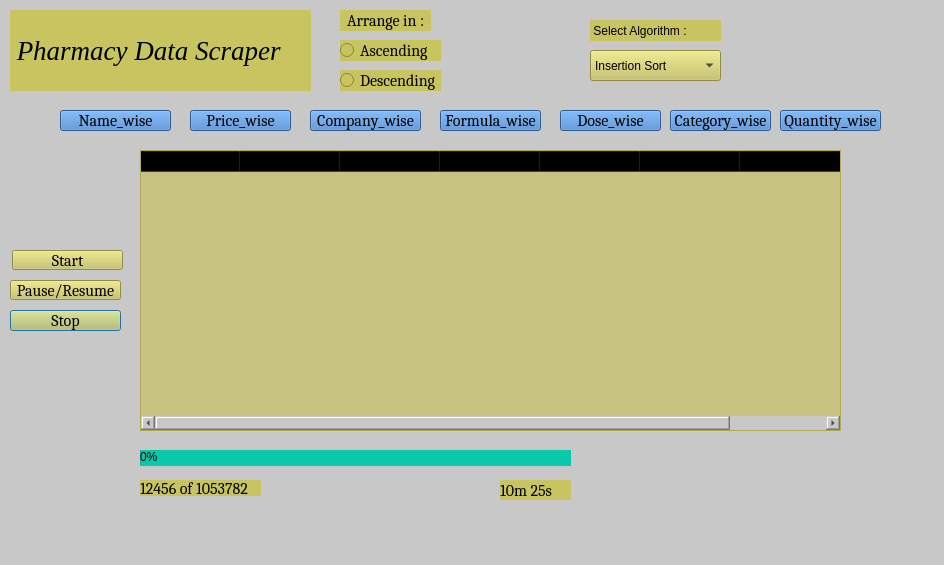
<?xml version="1.0" encoding="UTF-8"?>
<ui version="4.0">
 <class>Dialog</class>
 <widget class="QDialog" name="Dialog">
  <property name="geometry">
   <rect>
    <x>0</x>
    <y>0</y>
    <width>944</width>
    <height>565</height>
   </rect>
  </property>
  <property name="windowTitle">
   <string>Dialog</string>
  </property>
  <property name="styleSheet">
   <string notr="true">background-color:rgb(200, 200, 200)</string>
  </property>
  <widget class="QProgressBar" name="progressBar">
   <property name="geometry">
    <rect>
     <x>140</x>
     <y>450</y>
     <width>431</width>
     <height>16</height>
    </rect>
   </property>
   <property name="styleSheet">
    <string notr="true">background-color: rgb(9, 200, 171);
border-top-color: rgb(85, 170, 255);
</string>
   </property>
   <property name="value">
    <number>0</number>
   </property>
   <property name="invertedAppearance">
    <bool>false</bool>
   </property>
  </widget>
  <widget class="QTableWidget" name="datatable">
   <property name="geometry">
    <rect>
     <x>140</x>
     <y>150</y>
     <width>701</width>
     <height>281</height>
    </rect>
   </property>
   <property name="styleSheet">
    <string notr="true">background-color: rgba(200, 191, 58,0.5);</string>
   </property>
   <property name="lineWidth">
    <number>1</number>
   </property>
   <property name="autoScrollMargin">
    <number>16</number>
   </property>
   <property name="showGrid">
    <bool>true</bool>
   </property>
   <property name="rowCount">
    <number>0</number>
   </property>
   <property name="columnCount">
    <number>7</number>
   </property>
   <column>
    <property name="text">
     <string>Name</string>
    </property>
   </column>
   <column>
    <property name="text">
     <string>Price in IND ₹</string>
    </property>
   </column>
   <column>
    <property name="text">
     <string>Company Name</string>
    </property>
   </column>
   <column>
    <property name="text">
     <string>Formula</string>
    </property>
   </column>
   <column>
    <property name="text">
     <string>Dose Size</string>
    </property>
   </column>
   <column>
    <property name="text">
     <string>Category</string>
    </property>
   </column>
   <column>
    <property name="text">
     <string>Quantity</string>
    </property>
   </column>
  </widget>
  <widget class="QRadioButton" name="ascending">
   <property name="geometry">
    <rect>
     <x>340</x>
     <y>40</y>
     <width>101</width>
     <height>21</height>
    </rect>
   </property>
   <property name="font">
    <font>
     <family>Cambria</family>
     <pointsize>12</pointsize>
     <weight>9</weight>
     <italic>false</italic>
     <bold>false</bold>
    </font>
   </property>
   <property name="styleSheet">
    <string notr="true">background-color: rgb(200, 196, 95);
font: 75 12pt &quot;Cambria&quot;;
</string>
   </property>
   <property name="text">
    <string>Ascending</string>
   </property>
  </widget>
  <widget class="QRadioButton" name="descending">
   <property name="geometry">
    <rect>
     <x>340</x>
     <y>70</y>
     <width>101</width>
     <height>21</height>
    </rect>
   </property>
   <property name="font">
    <font>
     <family>Cambria</family>
     <pointsize>12</pointsize>
     <weight>9</weight>
     <italic>false</italic>
     <bold>false</bold>
    </font>
   </property>
   <property name="styleSheet">
    <string notr="true">background-color: rgb(200, 196, 95);
font: 75 12pt &quot;Cambria&quot;;</string>
   </property>
   <property name="text">
    <string>Descending</string>
   </property>
  </widget>
  <widget class="QLabel" name="label">
   <property name="geometry">
    <rect>
     <x>340</x>
     <y>10</y>
     <width>91</width>
     <height>21</height>
    </rect>
   </property>
   <property name="font">
    <font>
     <family>Cambria</family>
     <pointsize>12</pointsize>
     <weight>9</weight>
     <italic>false</italic>
     <bold>false</bold>
    </font>
   </property>
   <property name="styleSheet">
    <string notr="true">background-color: rgb(200, 196, 95);
font: 75 12pt &quot;Cambria&quot;;</string>
   </property>
   <property name="text">
    <string>  Arrange in :</string>
   </property>
  </widget>
  <widget class="QFrame" name="frame">
   <property name="geometry">
    <rect>
     <x>10</x>
     <y>230</y>
     <width>120</width>
     <height>141</height>
    </rect>
   </property>
   <property name="autoFillBackground">
    <bool>false</bool>
   </property>
   <property name="styleSheet">
    <string notr="true">background-color: rgba(255, 255, 255, 0);</string>
   </property>
   <property name="frameShape">
    <enum>QFrame::StyledPanel</enum>
   </property>
   <property name="frameShadow">
    <enum>QFrame::Raised</enum>
   </property>
   <widget class="QPushButton" name="stop">
    <property name="geometry">
     <rect>
      <x>0</x>
      <y>80</y>
      <width>111</width>
      <height>21</height>
     </rect>
    </property>
    <property name="font">
     <font>
      <family>Cambria</family>
      <pointsize>12</pointsize>
      <weight>9</weight>
      <italic>false</italic>
      <bold>false</bold>
     </font>
    </property>
    <property name="autoFillBackground">
     <bool>false</bool>
    </property>
    <property name="styleSheet">
     <string notr="true">background-color: rgb(200, 196, 95);
font: 75 12pt &quot;Cambria&quot;;</string>
    </property>
    <property name="text">
     <string>Stop</string>
    </property>
   </widget>
   <widget class="QPushButton" name="pause">
    <property name="geometry">
     <rect>
      <x>0</x>
      <y>50</y>
      <width>111</width>
      <height>20</height>
     </rect>
    </property>
    <property name="font">
     <font>
      <family>Cambria</family>
      <pointsize>12</pointsize>
      <weight>9</weight>
      <italic>false</italic>
      <bold>false</bold>
     </font>
    </property>
    <property name="styleSheet">
     <string notr="true">background-color: rgb(200, 196, 95);
font: 75 12pt &quot;Cambria&quot;;</string>
    </property>
    <property name="text">
     <string>Pause/Resume</string>
    </property>
   </widget>
   <widget class="QPushButton" name="start">
    <property name="geometry">
     <rect>
      <x>2</x>
      <y>20</y>
      <width>111</width>
      <height>20</height>
     </rect>
    </property>
    <property name="font">
     <font>
      <family>Cambria</family>
      <pointsize>12</pointsize>
      <weight>9</weight>
      <italic>false</italic>
      <bold>false</bold>
     </font>
    </property>
    <property name="styleSheet">
     <string notr="true">background-color: rgb(200, 196, 95);
font: 75 12pt &quot;Cambria&quot;;</string>
    </property>
    <property name="text">
     <string>Start</string>
    </property>
   </widget>
  </widget>
  <widget class="QLabel" name="data_amount">
   <property name="geometry">
    <rect>
     <x>140</x>
     <y>480</y>
     <width>121</width>
     <height>16</height>
    </rect>
   </property>
   <property name="font">
    <font>
     <family>Cambria</family>
     <pointsize>12</pointsize>
     <weight>9</weight>
     <italic>false</italic>
     <bold>false</bold>
    </font>
   </property>
   <property name="styleSheet">
    <string notr="true">font: 75 12pt &quot;Cambria&quot;;
background-color: rgb(200, 196, 95);
</string>
   </property>
   <property name="text">
    <string>12456 of 1053782</string>
   </property>
  </widget>
  <widget class="QLabel" name="data_time">
   <property name="geometry">
    <rect>
     <x>500</x>
     <y>480</y>
     <width>71</width>
     <height>20</height>
    </rect>
   </property>
   <property name="font">
    <font>
     <family>Cambria</family>
     <pointsize>12</pointsize>
     <weight>9</weight>
     <italic>false</italic>
     <bold>false</bold>
    </font>
   </property>
   <property name="styleSheet">
    <string notr="true">font: 75 12pt &quot;Cambria&quot;;
background-color: rgb(200, 196, 95);

</string>
   </property>
   <property name="text">
    <string>10m 25s</string>
   </property>
  </widget>
  <widget class="QLabel" name="label_5">
   <property name="geometry">
    <rect>
     <x>0</x>
     <y>0</y>
     <width>951</width>
     <height>571</height>
    </rect>
   </property>
   <property name="styleSheet">
    <string notr="true">background-image: url(:/newPics/Downloads/pexels-rovenimagescom-949587.jpg);</string>
   </property>
   <property name="text">
    <string/>
   </property>
   <property name="pixmap">
    <pixmap resource="pics.qrc">:/newPics/Downloads/pexels-rovenimagescom-949587.jpg</pixmap>
   </property>
   <property name="scaledContents">
    <bool>true</bool>
   </property>
  </widget>
  <widget class="QLabel" name="label_4">
   <property name="geometry">
    <rect>
     <x>10</x>
     <y>10</y>
     <width>301</width>
     <height>81</height>
    </rect>
   </property>
   <property name="font">
    <font>
     <family>Times New Roman</family>
     <pointsize>20</pointsize>
     <weight>9</weight>
     <italic>true</italic>
     <bold>false</bold>
    </font>
   </property>
   <property name="styleSheet">
    <string notr="true">background-color: rgb(200, 196, 95);
background-image: url(:/newPics/Pictures/new_background.jpeg);
font: 75 italic 20pt &quot;Times New Roman&quot;;
</string>
   </property>
   <property name="text">
    <string> Pharmacy Data Scraper</string>
   </property>
  </widget>
  <widget class="QComboBox" name="select_algorithm">
   <property name="geometry">
    <rect>
     <x>590</x>
     <y>50</y>
     <width>131</width>
     <height>31</height>
    </rect>
   </property>
   <property name="styleSheet">
    <string notr="true">background-color: rgb(200, 196, 95);
font: 75 12pt &quot;Cambria&quot;;</string>
   </property>
   <item>
    <property name="text">
     <string>Insertion Sort</string>
    </property>
   </item>
   <item>
    <property name="text">
     <string>Selection Sort</string>
    </property>
   </item>
   <item>
    <property name="text">
     <string>Merge Sort</string>
    </property>
   </item>
   <item>
    <property name="text">
     <string>Quick Sort</string>
    </property>
   </item>
   <item>
    <property name="text">
     <string>Bubble Sort</string>
    </property>
   </item>
   <item>
    <property name="text">
     <string>Counting Sort</string>
    </property>
   </item>
  </widget>
  <widget class="QLabel" name="label_6">
   <property name="geometry">
    <rect>
     <x>590</x>
     <y>20</y>
     <width>131</width>
     <height>21</height>
    </rect>
   </property>
   <property name="styleSheet">
    <string notr="true">background-color: rgb(200, 196, 95);
font: 75 12pt &quot;Cambria&quot;;</string>
   </property>
   <property name="text">
    <string> Select Algorithm :</string>
   </property>
  </widget>
  <widget class="QPushButton" name="Namewise">
   <property name="geometry">
    <rect>
     <x>60</x>
     <y>110</y>
     <width>111</width>
     <height>21</height>
    </rect>
   </property>
   <property name="font">
    <font>
     <family>Cambria</family>
     <pointsize>12</pointsize>
     <weight>9</weight>
     <italic>false</italic>
     <bold>false</bold>
    </font>
   </property>
   <property name="styleSheet">
    <string notr="true">font: 75 12pt &quot;Cambria&quot;;
background-color: rgb(65, 126, 200);</string>
   </property>
   <property name="text">
    <string>Name_wise</string>
   </property>
  </widget>
  <widget class="QPushButton" name="Pricewise">
   <property name="geometry">
    <rect>
     <x>190</x>
     <y>110</y>
     <width>101</width>
     <height>21</height>
    </rect>
   </property>
   <property name="font">
    <font>
     <family>Cambria</family>
     <pointsize>12</pointsize>
     <weight>9</weight>
     <italic>false</italic>
     <bold>false</bold>
    </font>
   </property>
   <property name="styleSheet">
    <string notr="true">background-color: rgb(65, 126, 200);
font: 75 12pt &quot;Cambria&quot;;</string>
   </property>
   <property name="text">
    <string>Price_wise</string>
   </property>
  </widget>
  <widget class="QPushButton" name="Formulawise">
   <property name="geometry">
    <rect>
     <x>440</x>
     <y>110</y>
     <width>101</width>
     <height>21</height>
    </rect>
   </property>
   <property name="font">
    <font>
     <family>Cambria</family>
     <pointsize>12</pointsize>
     <weight>9</weight>
     <italic>false</italic>
     <bold>false</bold>
    </font>
   </property>
   <property name="styleSheet">
    <string notr="true">background-color: rgb(65, 126, 200);
font: 75 12pt &quot;Cambria&quot;;</string>
   </property>
   <property name="text">
    <string>Formula_wise</string>
   </property>
  </widget>
  <widget class="QPushButton" name="Companywise">
   <property name="geometry">
    <rect>
     <x>310</x>
     <y>110</y>
     <width>111</width>
     <height>21</height>
    </rect>
   </property>
   <property name="font">
    <font>
     <family>Cambria</family>
     <pointsize>12</pointsize>
     <weight>9</weight>
     <italic>false</italic>
     <bold>false</bold>
    </font>
   </property>
   <property name="styleSheet">
    <string notr="true">background-color: rgb(65, 126, 200);
font: 75 12pt &quot;Cambria&quot;;</string>
   </property>
   <property name="text">
    <string>Company_wise</string>
   </property>
  </widget>
  <widget class="QPushButton" name="Dosewise">
   <property name="geometry">
    <rect>
     <x>560</x>
     <y>110</y>
     <width>101</width>
     <height>21</height>
    </rect>
   </property>
   <property name="font">
    <font>
     <family>Cambria</family>
     <pointsize>12</pointsize>
     <weight>9</weight>
     <italic>false</italic>
     <bold>false</bold>
    </font>
   </property>
   <property name="styleSheet">
    <string notr="true">background-color: rgb(65, 126, 200);
font: 75 12pt &quot;Cambria&quot;;</string>
   </property>
   <property name="text">
    <string>Dose_wise</string>
   </property>
  </widget>
  <widget class="QPushButton" name="Categorywise">
   <property name="geometry">
    <rect>
     <x>670</x>
     <y>110</y>
     <width>101</width>
     <height>21</height>
    </rect>
   </property>
   <property name="font">
    <font>
     <family>Cambria</family>
     <pointsize>12</pointsize>
     <weight>9</weight>
     <italic>false</italic>
     <bold>false</bold>
    </font>
   </property>
   <property name="styleSheet">
    <string notr="true">background-color: rgb(65, 126, 200);
font: 75 12pt &quot;Cambria&quot;;</string>
   </property>
   <property name="text">
    <string>Category_wise</string>
   </property>
  </widget>
  <widget class="QPushButton" name="Quantitywise">
   <property name="geometry">
    <rect>
     <x>780</x>
     <y>110</y>
     <width>101</width>
     <height>21</height>
    </rect>
   </property>
   <property name="font">
    <font>
     <family>Cambria</family>
     <pointsize>12</pointsize>
     <weight>9</weight>
     <italic>false</italic>
     <bold>false</bold>
    </font>
   </property>
   <property name="styleSheet">
    <string notr="true">background-color: rgb(65, 126, 200);
font: 75 12pt &quot;Cambria&quot;;</string>
   </property>
   <property name="text">
    <string>Quantity_wise</string>
   </property>
  </widget>
  <zorder>label_5</zorder>
  <zorder>progressBar</zorder>
  <zorder>datatable</zorder>
  <zorder>ascending</zorder>
  <zorder>descending</zorder>
  <zorder>label</zorder>
  <zorder>frame</zorder>
  <zorder>data_amount</zorder>
  <zorder>data_time</zorder>
  <zorder>label_4</zorder>
  <zorder>select_algorithm</zorder>
  <zorder>label_6</zorder>
  <zorder>Namewise</zorder>
  <zorder>Pricewise</zorder>
  <zorder>Formulawise</zorder>
  <zorder>Companywise</zorder>
  <zorder>Dosewise</zorder>
  <zorder>Categorywise</zorder>
  <zorder>Quantitywise</zorder>
 </widget>
 <resources>
  <include location="pics.qrc"/>
 </resources>
 <connections/>
</ui>
